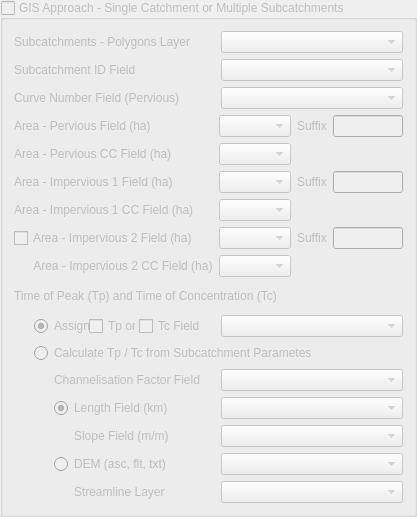
         <widget class="QgsCollapsibleGroupBox" name="gbGisApproach">
          <property name="enabled">
           <bool>false</bool>
          </property>
          <property name="title">
           <string>GIS Approach - Single Catchment or Multiple Subcatchments</string>
          </property>
          <property name="checkable">
           <bool>true</bool>
          </property>
          <property name="checked">
           <bool>false</bool>
          </property>
          <property name="collapsed">
           <bool>true</bool>
          </property>
          <property name="saveCheckedState">
           <bool>false</bool>
          </property>
          <layout class="QVBoxLayout" name="verticalLayout_4">
           <item>
            <layout class="QGridLayout" name="gridLayout_6">
             <item row="2" column="1">
              <widget class="QComboBox" name="cboCnField">
               <property name="sizePolicy">
                <sizepolicy hsizetype="Fixed" vsizetype="Fixed">
                 <horstretch>0</horstretch>
                 <verstretch>0</verstretch>
                </sizepolicy>
               </property>
               <property name="minimumSize">
                <size>
                 <width>182</width>
                 <height>0</height>
                </size>
               </property>
               <property name="maximumSize">
                <size>
                 <width>182</width>
                 <height>16777215</height>
                </size>
               </property>
              </widget>
             </item>
             <item row="0" column="1">
              <widget class="QComboBox" name="cboInputPolygons">
               <property name="sizePolicy">
                <sizepolicy hsizetype="Fixed" vsizetype="Fixed">
                 <horstretch>0</horstretch>
                 <verstretch>0</verstretch>
                </sizepolicy>
               </property>
               <property name="minimumSize">
                <size>
                 <width>182</width>
                 <height>0</height>
                </size>
               </property>
               <property name="maximumSize">
                <size>
                 <width>182</width>
                 <height>16777215</height>
                </size>
               </property>
              </widget>
             </item>
             <item row="1" column="0">
              <widget class="QLabel" name="label_26">
               <property name="text">
                <string>Subcatchment ID Field</string>
               </property>
              </widget>
             </item>
             <item row="2" column="0">
              <widget class="QLabel" name="label_25">
               <property name="text">
                <string>Curve Number Field (Pervious)</string>
               </property>
              </widget>
             </item>
             <item row="0" column="0">
              <widget class="QLabel" name="label_9">
               <property name="maximumSize">
                <size>
                 <width>16777215</width>
                 <height>16777215</height>
                </size>
               </property>
               <property name="text">
                <string>Subcatchments - Polygons Layer</string>
               </property>
              </widget>
             </item>
             <item row="1" column="1">
              <widget class="QComboBox" name="cboIdField">
               <property name="sizePolicy">
                <sizepolicy hsizetype="Fixed" vsizetype="Fixed">
                 <horstretch>0</horstretch>
                 <verstretch>0</verstretch>
                </sizepolicy>
               </property>
               <property name="minimumSize">
                <size>
                 <width>182</width>
                 <height>0</height>
                </size>
               </property>
               <property name="maximumSize">
                <size>
                 <width>182</width>
                 <height>16777215</height>
                </size>
               </property>
              </widget>
             </item>
            </layout>
           </item>
           <item>
            <layout class="QGridLayout" name="gridLayout_2">
             <property name="bottomMargin">
              <number>6</number>
             </property>
             <item row="5" column="1">
              <widget class="QComboBox" name="cboAreaPerCCField">
               <property name="sizePolicy">
                <sizepolicy hsizetype="Fixed" vsizetype="Preferred">
                 <horstretch>0</horstretch>
                 <verstretch>0</verstretch>
                </sizepolicy>
               </property>
               <property name="minimumSize">
                <size>
                 <width>70</width>
                 <height>0</height>
                </size>
               </property>
              </widget>
             </item>
             <item row="6" column="0">
              <widget class="QLabel" name="label_29">
               <property name="text">
                <string>Area - Impervious 1 Field (ha)</string>
               </property>
              </widget>
             </item>
             <item row="7" column="0">
              <widget class="QLabel" name="label_31">
               <property name="text">
                <string>Area - Impervious 1 CC Field (ha)</string>
               </property>
              </widget>
             </item>
             <item row="8" column="0">
              <widget class="QCheckBox" name="cbAreaImp2Gis">
               <property name="text">
                <string>Area - Impervious 2 Field (ha)</string>
               </property>
               <property name="checked">
                <bool>false</bool>
               </property>
              </widget>
             </item>
             <item row="4" column="0">
              <widget class="QLabel" name="label_27">
               <property name="text">
                <string>Area - Pervious Field (ha)</string>
               </property>
              </widget>
             </item>
             <item row="5" column="0">
              <widget class="QLabel" name="label_30">
               <property name="text">
                <string>Area - Pervious CC Field (ha)</string>
               </property>
              </widget>
             </item>
             <item row="9" column="1">
              <widget class="QComboBox" name="cboAreaImp2CCField">
               <property name="sizePolicy">
                <sizepolicy hsizetype="Fixed" vsizetype="Fixed">
                 <horstretch>0</horstretch>
                 <verstretch>0</verstretch>
                </sizepolicy>
               </property>
               <property name="minimumSize">
                <size>
                 <width>70</width>
                 <height>0</height>
                </size>
               </property>
               <property name="focusPolicy">
                <enum>Qt::WheelFocus</enum>
               </property>
              </widget>
             </item>
             <item row="4" column="1">
              <widget class="QComboBox" name="cboAreaPerField">
               <property name="sizePolicy">
                <sizepolicy hsizetype="Fixed" vsizetype="Preferred">
                 <horstretch>0</horstretch>
                 <verstretch>0</verstretch>
                </sizepolicy>
               </property>
               <property name="minimumSize">
                <size>
                 <width>70</width>
                 <height>0</height>
                </size>
               </property>
              </widget>
             </item>
             <item row="4" column="3">
              <widget class="QLineEdit" name="leAreaPerSufGis">
               <property name="sizePolicy">
                <sizepolicy hsizetype="Fixed" vsizetype="Fixed">
                 <horstretch>0</horstretch>
                 <verstretch>0</verstretch>
                </sizepolicy>
               </property>
               <property name="maximumSize">
                <size>
                 <width>70</width>
                 <height>16777215</height>
                </size>
               </property>
               <property name="text">
                <string/>
               </property>
              </widget>
             </item>
             <item row="6" column="1">
              <widget class="QComboBox" name="cboAreaImp1Field">
               <property name="sizePolicy">
                <sizepolicy hsizetype="Fixed" vsizetype="Preferred">
                 <horstretch>0</horstretch>
                 <verstretch>0</verstretch>
                </sizepolicy>
               </property>
               <property name="minimumSize">
                <size>
                 <width>70</width>
                 <height>0</height>
                </size>
               </property>
              </widget>
             </item>
             <item row="4" column="2">
              <widget class="QLabel" name="label_5">
               <property name="sizePolicy">
                <sizepolicy hsizetype="Fixed" vsizetype="Fixed">
                 <horstretch>0</horstretch>
                 <verstretch>0</verstretch>
                </sizepolicy>
               </property>
               <property name="maximumSize">
                <size>
                 <width>16777215</width>
                 <height>16777215</height>
                </size>
               </property>
               <property name="text">
                <string>Suffix</string>
               </property>
              </widget>
             </item>
             <item row="7" column="1">
              <widget class="QComboBox" name="cboAreaImp1CCField">
               <property name="sizePolicy">
                <sizepolicy hsizetype="Fixed" vsizetype="Fixed">
                 <horstretch>0</horstretch>
                 <verstretch>0</verstretch>
                </sizepolicy>
               </property>
               <property name="minimumSize">
                <size>
                 <width>70</width>
                 <height>0</height>
                </size>
               </property>
              </widget>
             </item>
             <item row="8" column="1">
              <widget class="QComboBox" name="cboAreaImp2Field">
               <property name="sizePolicy">
                <sizepolicy hsizetype="Fixed" vsizetype="Fixed">
                 <horstretch>0</horstretch>
                 <verstretch>0</verstretch>
                </sizepolicy>
               </property>
               <property name="minimumSize">
                <size>
                 <width>70</width>
                 <height>0</height>
                </size>
               </property>
              </widget>
             </item>
             <item row="6" column="3">
              <widget class="QLineEdit" name="leAreaImp1SufGis">
               <property name="sizePolicy">
                <sizepolicy hsizetype="Fixed" vsizetype="Fixed">
                 <horstretch>0</horstretch>
                 <verstretch>0</verstretch>
                </sizepolicy>
               </property>
               <property name="maximumSize">
                <size>
                 <width>70</width>
                 <height>16777215</height>
                </size>
               </property>
               <property name="text">
                <string/>
               </property>
              </widget>
             </item>
             <item row="8" column="3">
              <widget class="QLineEdit" name="leAreaImp2SufGis">
               <property name="sizePolicy">
                <sizepolicy hsizetype="Fixed" vsizetype="Fixed">
                 <horstretch>0</horstretch>
                 <verstretch>0</verstretch>
                </sizepolicy>
               </property>
               <property name="maximumSize">
                <size>
                 <width>70</width>
                 <height>16777215</height>
                </size>
               </property>
               <property name="text">
                <string/>
               </property>
              </widget>
             </item>
             <item row="6" column="2">
              <widget class="QLabel" name="label_32">
               <property name="text">
                <string>Suffix</string>
               </property>
              </widget>
             </item>
             <item row="8" column="2">
              <widget class="QLabel" name="label_34">
               <property name="text">
                <string>Suffix</string>
               </property>
              </widget>
             </item>
             <item row="9" column="0">
              <widget class="QLabel" name="label_21">
               <property name="text">
                <string>      Area - Impervious 2 CC Field (ha)</string>
               </property>
              </widget>
             </item>
            </layout>
           </item>
           <item>
            <widget class="QLabel" name="label_23">
             <property name="text">
              <string>Time of Peak (Tp) and Time of Concentration (Tc)</string>
             </property>
            </widget>
           </item>
           <item>
            <layout class="QHBoxLayout" name="horizontalLayout_6">
             <property name="spacing">
              <number>0</number>
             </property>
             <property name="topMargin">
              <number>6</number>
             </property>
             <property name="bottomMargin">
              <number>0</number>
             </property>
             <item>
              <spacer name="horizontalSpacer_10">
               <property name="orientation">
                <enum>Qt::Horizontal</enum>
               </property>
               <property name="sizeType">
                <enum>QSizePolicy::Fixed</enum>
               </property>
               <property name="sizeHint" stdset="0">
                <size>
                 <width>20</width>
                 <height>20</height>
                </size>
               </property>
              </spacer>
             </item>
             <item>
              <widget class="QRadioButton" name="rbTpTcGis">
               <property name="sizePolicy">
                <sizepolicy hsizetype="Minimum" vsizetype="Fixed">
                 <horstretch>0</horstretch>
                 <verstretch>0</verstretch>
                </sizepolicy>
               </property>
               <property name="maximumSize">
                <size>
                 <width>55</width>
                 <height>16777215</height>
                </size>
               </property>
               <property name="text">
                <string>Assign</string>
               </property>
               <property name="checked">
                <bool>true</bool>
               </property>
               <attribute name="buttonGroup">
                <string notr="true">buttonGroup</string>
               </attribute>
              </widget>
             </item>
             <item>
              <widget class="QCheckBox" name="cbTpCheck">
               <property name="maximumSize">
                <size>
                 <width>47</width>
                 <height>16777215</height>
                </size>
               </property>
               <property name="text">
                <string>Tp or</string>
               </property>
               <property name="checked">
                <bool>false</bool>
               </property>
              </widget>
             </item>
             <item>
              <spacer name="horizontalSpacer_4">
               <property name="orientation">
                <enum>Qt::Horizontal</enum>
               </property>
               <property name="sizeType">
                <enum>QSizePolicy::Fixed</enum>
               </property>
               <property name="sizeHint" stdset="0">
                <size>
                 <width>3</width>
                 <height>20</height>
                </size>
               </property>
              </spacer>
             </item>
             <item>
              <widget class="QCheckBox" name="cbTcCheck">
               <property name="text">
                <string>Tc Field</string>
               </property>
              </widget>
             </item>
             <item>
              <widget class="QComboBox" name="cboTpTcField">
               <property name="sizePolicy">
                <sizepolicy hsizetype="Fixed" vsizetype="Preferred">
                 <horstretch>0</horstretch>
                 <verstretch>0</verstretch>
                </sizepolicy>
               </property>
               <property name="minimumSize">
                <size>
                 <width>182</width>
                 <height>0</height>
                </size>
               </property>
               <property name="maximumSize">
                <size>
                 <width>182</width>
                 <height>16777215</height>
                </size>
               </property>
              </widget>
             </item>
            </layout>
           </item>
           <item>
            <layout class="QHBoxLayout" name="horizontalLayout_2">
             <item>
              <spacer name="horizontalSpacer_12">
               <property name="orientation">
                <enum>Qt::Horizontal</enum>
               </property>
               <property name="sizeType">
                <enum>QSizePolicy::Fixed</enum>
               </property>
               <property name="sizeHint" stdset="0">
                <size>
                 <width>20</width>
                 <height>20</height>
                </size>
               </property>
              </spacer>
             </item>
             <item>
              <widget class="QRadioButton" name="rbTpTcCalcsGis">
               <property name="text">
                <string>Calculate Tp / Tc from Subcatchment Parametes</string>
               </property>
               <attribute name="buttonGroup">
                <string notr="true">buttonGroup</string>
               </attribute>
              </widget>
             </item>
             <item>
              <spacer name="horizontalSpacer_15">
               <property name="orientation">
                <enum>Qt::Horizontal</enum>
               </property>
               <property name="sizeHint" stdset="0">
                <size>
                 <width>40</width>
                 <height>20</height>
                </size>
               </property>
              </spacer>
             </item>
            </layout>
           </item>
           <item>
            <layout class="QGridLayout" name="gridLayout_8">
             <property name="topMargin">
              <number>0</number>
             </property>
             <item row="1" column="1">
              <widget class="QRadioButton" name="rbLengthSlope">
               <property name="text">
                <string>Length Field (km)</string>
               </property>
               <property name="checked">
                <bool>true</bool>
               </property>
               <attribute name="buttonGroup">
                <string notr="true">buttonGroup_2</string>
               </attribute>
              </widget>
             </item>
             <item row="0" column="2">
              <widget class="QComboBox" name="cboCField">
               <property name="sizePolicy">
                <sizepolicy hsizetype="Fixed" vsizetype="Fixed">
                 <horstretch>0</horstretch>
                 <verstretch>0</verstretch>
                </sizepolicy>
               </property>
               <property name="minimumSize">
                <size>
                 <width>182</width>
                 <height>0</height>
                </size>
               </property>
               <property name="maximumSize">
                <size>
                 <width>182</width>
                 <height>16777215</height>
                </size>
               </property>
               <property name="layoutDirection">
                <enum>Qt::LeftToRight</enum>
               </property>
              </widget>
             </item>
             <item row="3" column="1">
              <widget class="QRadioButton" name="rbDemStreamline">
               <property name="enabled">
                <bool>false</bool>
               </property>
               <property name="text">
                <string>DEM (asc, flt, txt)</string>
               </property>
               <attribute name="buttonGroup">
                <string notr="true">buttonGroup_2</string>
               </attribute>
              </widget>
             </item>
             <item row="3" column="2">
              <widget class="QComboBox" name="cboInputDem">
               <property name="enabled">
                <bool>false</bool>
               </property>
               <property name="sizePolicy">
                <sizepolicy hsizetype="Fixed" vsizetype="Fixed">
                 <horstretch>0</horstretch>
                 <verstretch>0</verstretch>
                </sizepolicy>
               </property>
               <property name="minimumSize">
                <size>
                 <width>182</width>
                 <height>0</height>
                </size>
               </property>
               <property name="maximumSize">
                <size>
                 <width>182</width>
                 <height>16777215</height>
                </size>
               </property>
              </widget>
             </item>
             <item row="1" column="0">
              <spacer name="horizontalSpacer_17">
               <property name="orientation">
                <enum>Qt::Horizontal</enum>
               </property>
               <property name="sizeType">
                <enum>QSizePolicy::Fixed</enum>
               </property>
               <property name="sizeHint" stdset="0">
                <size>
                 <width>40</width>
                 <height>20</height>
                </size>
               </property>
              </spacer>
             </item>
             <item row="1" column="2">
              <widget class="QComboBox" name="cboLengthField">
               <property name="sizePolicy">
                <sizepolicy hsizetype="Fixed" vsizetype="Fixed">
                 <horstretch>0</horstretch>
                 <verstretch>0</verstretch>
                </sizepolicy>
               </property>
               <property name="minimumSize">
                <size>
                 <width>182</width>
                 <height>0</height>
                </size>
               </property>
               <property name="maximumSize">
                <size>
                 <width>182</width>
                 <height>16777215</height>
                </size>
               </property>
              </widget>
             </item>
             <item row="2" column="1">
              <layout class="QHBoxLayout" name="horizontalLayout_9">
               <item>
                <spacer name="horizontalSpacer_5">
                 <property name="orientation">
                  <enum>Qt::Horizontal</enum>
                 </property>
                 <property name="sizeType">
                  <enum>QSizePolicy::Fixed</enum>
                 </property>
                 <property name="sizeHint" stdset="0">
                  <size>
                   <width>20</width>
                   <height>20</height>
                  </size>
                 </property>
                </spacer>
               </item>
               <item>
                <widget class="QLabel" name="label_7">
                 <property name="text">
                  <string>Slope Field (m/m)</string>
                 </property>
                </widget>
               </item>
              </layout>
             </item>
             <item row="0" column="1">
              <widget class="QLabel" name="label_24">
               <property name="text">
                <string>Channelisation Factor Field</string>
               </property>
              </widget>
             </item>
             <item row="4" column="1">
              <layout class="QHBoxLayout" name="horizontalLayout_10">
               <item>
                <spacer name="horizontalSpacer_16">
                 <property name="orientation">
                  <enum>Qt::Horizontal</enum>
                 </property>
                 <property name="sizeType">
                  <enum>QSizePolicy::Fixed</enum>
                 </property>
                 <property name="sizeHint" stdset="0">
                  <size>
                   <width>20</width>
                   <height>20</height>
                  </size>
                 </property>
                </spacer>
               </item>
               <item>
                <widget class="QLabel" name="label_28">
                 <property name="enabled">
                  <bool>false</bool>
                 </property>
                 <property name="text">
                  <string>Streamline Layer</string>
                 </property>
                </widget>
               </item>
              </layout>
             </item>
             <item row="4" column="2">
              <widget class="QComboBox" name="cboInputPolylines">
               <property name="enabled">
                <bool>false</bool>
               </property>
               <property name="sizePolicy">
                <sizepolicy hsizetype="Fixed" vsizetype="Fixed">
                 <horstretch>0</horstretch>
                 <verstretch>0</verstretch>
                </sizepolicy>
               </property>
               <property name="minimumSize">
                <size>
                 <width>182</width>
                 <height>0</height>
                </size>
               </property>
               <property name="maximumSize">
                <size>
                 <width>182</width>
                 <height>16777215</height>
                </size>
               </property>
              </widget>
             </item>
             <item row="2" column="2">
              <widget class="QComboBox" name="cboSlopeField">
               <property name="sizePolicy">
                <sizepolicy hsizetype="Fixed" vsizetype="Fixed">
                 <horstretch>0</horstretch>
                 <verstretch>0</verstretch>
                </sizepolicy>
               </property>
               <property name="minimumSize">
                <size>
                 <width>182</width>
                 <height>0</height>
                </size>
               </property>
               <property name="maximumSize">
                <size>
                 <width>182</width>
                 <height>16777215</height>
                </size>
               </property>
              </widget>
             </item>
             <item row="3" column="0">
              <spacer name="horizontalSpacer_18">
               <property name="orientation">
                <enum>Qt::Horizontal</enum>
               </property>
               <property name="sizeType">
                <enum>QSizePolicy::Fixed</enum>
               </property>
               <property name="sizeHint" stdset="0">
                <size>
                 <width>40</width>
                 <height>20</height>
                </size>
               </property>
              </spacer>
             </item>
             <item row="0" column="0">
              <spacer name="horizontalSpacer">
               <property name="orientation">
                <enum>Qt::Horizontal</enum>
               </property>
               <property name="sizeType">
                <enum>QSizePolicy::Fixed</enum>
               </property>
               <property name="sizeHint" stdset="0">
                <size>
                 <width>40</width>
                 <height>20</height>
                </size>
               </property>
              </spacer>
             </item>
            </layout>
           </item>
          </layout>
         </widget>
